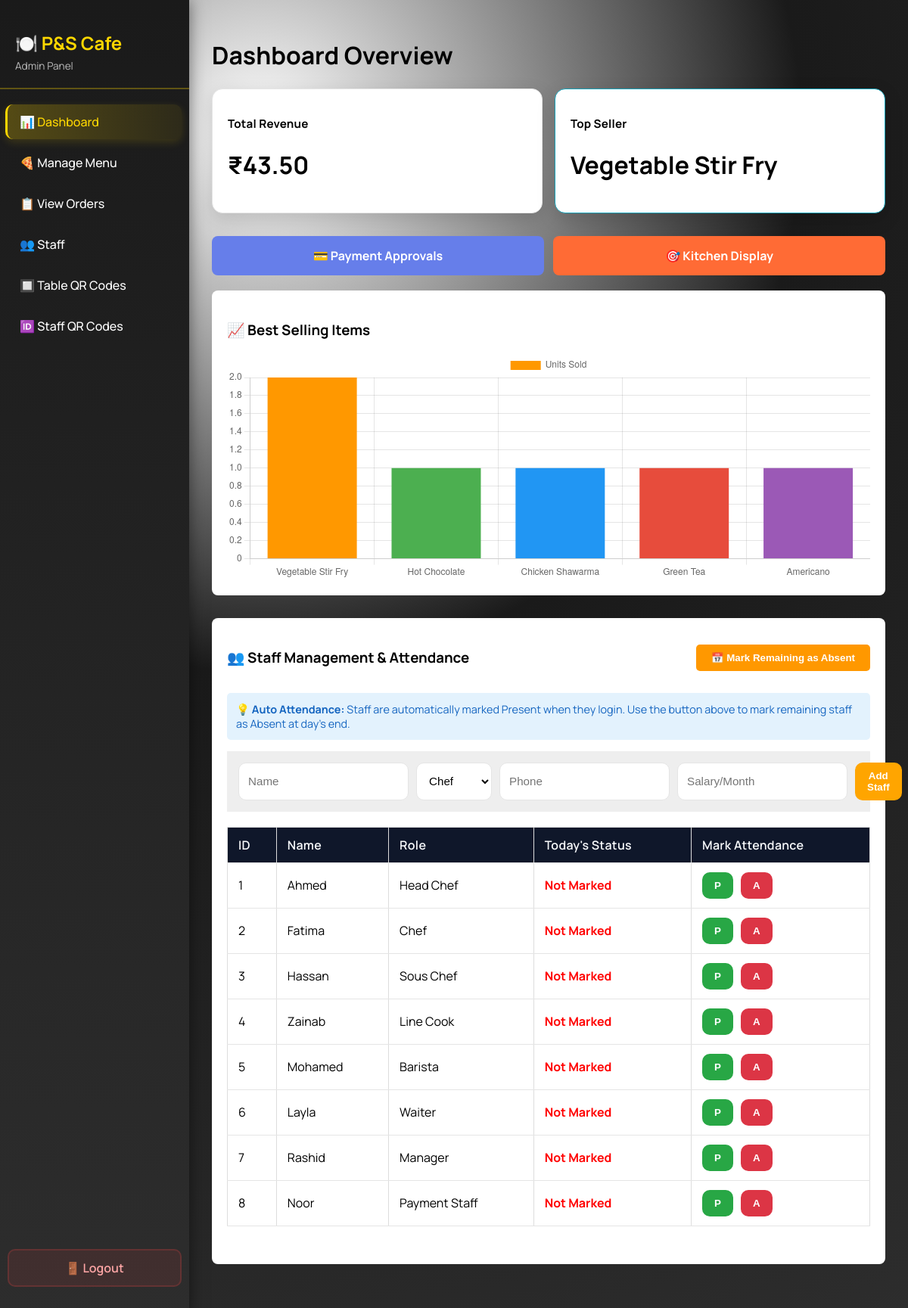
/admin/admin_dashboard.php (signed in), run on the app's committed database.
### tables this page shows
CREATE TABLE IF NOT EXISTS staff (
    staff_id INT AUTO_INCREMENT PRIMARY KEY,
    name VARCHAR(100) NOT NULL,
    phone VARCHAR(20) UNIQUE NOT NULL,
    role VARCHAR(50),
    salary DECIMAL(10,2),
    salary_per_day DECIMAL(10,2),
    join_date DATE,
    created_at TIMESTAMP DEFAULT CURRENT_TIMESTAMP
);

### admin/admin_dashboard.php (the view, shortened to what this page needs)
<?php
include '../includes/db_connect.php';
$rev_res = $conn->query("SELECT SUM(total_amount) as total FROM orders WHERE payment_status='Paid'");
$total_revenue = $rev_res->fetch_assoc()['total'];
$top_items = $conn->query("SELECT m.name, COUNT(oi.item_id) as count FROM order_items oi JOIN menu_items m ON oi.item_id = m.item_id GROUP BY oi.item_id ORDER BY count DESC LIMIT 5");
$item_names = [];
$item_counts = [];
while($row = $top_items->fetch_assoc()) {
    $item_names[] = $row['name'];
    $item_counts[] = $row['count'];
}
?>
<!DOCTYPE html>
<html lang="en">
<head>
    <link rel="stylesheet" href="admin_styles.css">
</head>
<body class="admin-ui">
    <div class="sidebar">
        <div class="logo">
            <h2>🍽️ P&S Cafe</h2>
            <p>Admin Panel</p>
        </div>
        <nav>
            <a href="admin_dashboard.php" class="active">📊 Dashboard</a>
            <a href="manage_menu.php">🍕 Manage Menu</a>
            <a href="view_orders.php">📋 View Orders</a>
            <a href="staff_management.php">👥 Staff</a>
            <a href="generate_qr.php">🔲 Table QR Codes</a>
            <a href="generate_staff_qr.php">🆔 Staff QR Codes</a>
        </nav>
        <a href="../logout.php" class="logout-link">🚪 Logout</a>
    </div>
    <div class="content">
        <h1>Dashboard Overview</h1>
        <div class="stats-grid">
            <div class="stat-card">
                <h3>Total Revenue</h3>
                <h1>₹<?php echo $total_revenue ? $total_revenue : '0'; ?></h1>
            </div>
            <div class="stat-card" style="border-color: #17a2b8;">
                <h3>Top Seller</h3>
                <h1><?php echo !empty($item_names) ? $item_names[0] : 'N/A'; ?></h1>
            </div>
        </div>
        <div style="margin: 20px 0; display: grid; grid-template-columns: repeat(auto-fit, minmax(200px, 1fr)); gap: 12px;">
            <a href="../staff/payment_approval.php" style="background: #667eea; color: white; padding: 15px; text-align: center; border-radius: 8px; text-decoration: none; font-weight: bold; transition: all 0.3s;">
                💳 Payment Approvals
            </a>
            <a href="../kitchen_display_system.php" style="background: #ff6b35; color: white; padding: 15px; text-align: center; border-radius: 8px; text-decoration: none; font-weight: bold; transition: all 0.3s;" target="_blank">
                🎯 Kitchen Display
            </a>
        </div>
        <div style="background:white; padding:20px; border-radius:8px; margin-bottom:30px;">
            <h3>📈 Best Selling Items</h3>
            <canvas id="salesChart" style="max-height: 300px;"></canvas>
        </div>
        <div style="background:white; padding:20px; border-radius:8px;">
            <div style="display:flex; justify-content:space-between; align-items:center; margin-bottom:15px;">
                <h3>👥 Staff Management & Attendance</h3>
                <form method="POST" style="display:inline;">
                    <button type="submit" name="mark_all_absent"
                            onclick="return confirm('This will mark all staff without today\'s attendance as Absent. Continue?');"
                            style="background:#ff9800; color:white; padding:10px 20px; border:none; border-radius:5px; cursor:pointer; font-weight:bold;">
                        📅 Mark Remaining as Absent
                    </button>
                </form>
            </div>
            <div style="background:#e3f2fd; padding:12px; border-radius:5px; margin-bottom:15px; font-size:0.9em; color:#1565c0;">
                💡 <strong>Auto Attendance:</strong> Staff are automatically marked Present when they login. Use the button above to mark remaining staff as Absent at day's end.
            </div>
            <form method="POST" class="form-inline" style="margin-bottom:20px; background:#eee; padding:15px;">
                <input type="text" name="name" placeholder="Name" required>
                <select name="role"><option>Chef</option><option>Waiter</option><option>Cleaner</option></select>
                <input type="text" name="phone" placeholder="Phone" required>
                <input type="number" name="salary" placeholder="Salary/Month" required>
                <button type="submit" name="add_staff">Add Staff</button>
            </form>
            <table>
                <thead>
                    <tr>
                        <th>ID</th>
                        <th>Name</th>
                        <th>Role</th>
                        <th>Today's Status</th>
                        <th>Mark Attendance</th>
                    </tr>
                </thead>
                <tbody>
                    <?php
                    $staff_res = $conn->query("SELECT s.*, a.status as today_status FROM staff s LEFT JOIN attendance a ON s.staff_id = a.staff_id AND a.date = CURDATE()");
                    while($s = $staff_res->fetch_assoc()):
                    ?>
                    <tr>
                        <td><?php echo $s['staff_id']; ?></td>
                        <td><?php echo $s['name']; ?></td>
                        <td><?php echo $s['role']; ?></td>
                        <td style="font-weight:bold; color: <?php echo ($s['today_status']=='Present')?'green':'red'; ?>">
                            <?php echo $s['today_status'] ? $s['today_status'] : 'Not Marked'; ?>
                        </td>
                        <td>
                            <form method="POST" class="form-inline">
                                <button type="submit" name="mark_attendance" value="Present" style="background:#28a745;">P</button>
                                <button type="submit" name="mark_attendance" value="Absent" style="background:#dc3545;">A</button>
                            </form>
                        </td>
                    </tr>
                    <?php endwhile; ?>
                </tbody>
            </table>
        </div>
    </div>
    <script>
        const ctx = document.getElementById('salesChart').getContext('2d');
        new Chart(ctx, {
            type: 'bar',
            data: {
                labels: <?php echo json_encode($item_names); ?>,
                datasets: [{
                    label: 'Units Sold',
                    data: <?php echo json_encode($item_counts); ?>,
                    backgroundColor: ['#ff9800', '#4caf50', '#2196f3', '#e74c3c', '#9b59b6']
                }]
            }
        });
    </script>
</body>
</html>

### admin/admin_styles.css (style rules this page uses)
:root { --bg: #1a1a1a; --bg-accent: #2d2d2d; --panel: #ffffff; --panel-2: #f5f5f5; --ink: #000000; --muted: #666666; --accent: #FFD700; --accent-2: #FFA500; --border: #e5e5e5; --shadow: 0 8px 24px rgba(0, 0, 0, 0.15); }
body.admin-ui { font-family: 'Manrope', sans-serif; background: #1a1a1a; color: var(--ink); margin: 0; padding: 0; height: 100vh; overflow: hidden; display: grid; grid-template-columns: 250px 1fr; grid-template-rows: 1fr; }
.admin-ui a { color: inherit; }
.admin-ui .header, .admin-ui .container, .admin-ui .card, .admin-ui .payment-container, .admin-ui .stats-grid .stat-card, .admin-ui .login-box, .admin-ui .qr-card, .admin-ui .filters { background: var(--panel); box-shadow: var(--shadow); border: 1px solid var(--border); border-radius: 14px; }
.admin-ui h1, .admin-ui h2, .admin-ui h3 { color: var(--ink); }
.admin-ui .stats-grid { gap: 16px; }
.admin-ui .stat-card { border-left: 6px solid var(--accent-2); }
.admin-ui .stat-card h3 { color: var(--muted); font-size: 0.95em; letter-spacing: 0.2px; }
.admin-ui .stat-card h1, .admin-ui .stat-card h3:first-child { color: var(--ink); }
.admin-ui table { width: 100%; border-collapse: collapse; overflow: hidden; background: var(--panel); }
.admin-ui th { background: #0f172a; color: #f8fafc; font-weight: 600; letter-spacing: 0.3px; }
.admin-ui th, .admin-ui td { padding: 12px 14px; border-bottom: 1px solid var(--border); }
.admin-ui input, .admin-ui select, .admin-ui textarea { border: 1px solid var(--border); border-radius: 10px; padding: 10px 12px; background: #fff; font-size: 0.95em; }
.admin-ui .btn, .admin-ui button, .admin-ui .menu-item, .admin-ui .top-link { border-radius: 10px; }
.admin-ui .btn, .admin-ui button { background: var(--accent-2); color: white; border: none; padding: 10px 16px; font-weight: 600; cursor: pointer; transition: transform 0.2s ease, box-shadow 0.2s ease, background 0.2s ease; }
.admin-ui .sidebar { background: linear-gradient(180deg, #1a1a1a 0%, #2d2d2d 100%); color: #ffffff; box-shadow: 0 0 20px rgba(0, 0, 0, 0.5); display: flex; flex-direction: column; padding: 20px 0; height: 100vh; overflow-y: auto; grid-column: 1; grid-row: 1; position: relative; }
.admin-ui .sidebar .logo { padding: 20px; border-bottom: 2px solid rgba(255, 215, 0, 0.3); margin-bottom: 20px; }
.admin-ui .sidebar h2 { color: #FFD700; margin: 0 0 5px 0; font-size: 1.5em; font-weight: 700; }
.admin-ui .sidebar .logo p { margin: 0; font-size: 0.85em; opacity: 0.7; }
.admin-ui .sidebar nav { display: flex; flex-direction: column; gap: 8px; padding: 0 10px; flex: 1; }
.admin-ui .sidebar nav a { padding: 12px 16px; border-radius: 10px; color: #ffffff; text-decoration: none; font-weight: 500; transition: all 0.2s ease; display: flex; align-items: center; gap: 10px; border-left: 3px solid transparent; margin-left: -3px; }
.admin-ui .sidebar nav a.active { background: linear-gradient(90deg, rgba(255, 215, 0, 0.25) 0%, rgba(255, 215, 0, 0.08) 100%); color: #FFD700; border-left-color: #FFD700; box-shadow: 0 4px 12px rgba(255, 215, 0, 0.15); }
.admin-ui .sidebar .logout-link { margin-top: auto; margin-bottom: 20px; margin-left: 10px; margin-right: 10px; padding: 12px 16px; border-radius: 10px; background: rgba(239, 68, 68, 0.1); color: #fca5a5; text-decoration: none; font-weight: 600; transition: all 0.2s ease; display: flex; align-items: center; justify-content: center; border: 2px solid rgba(239, 68, 68, 0.2); }
.admin-ui .content { grid-column: 2; grid-row: 1; overflow-y: auto; padding: 30px; background: radial-gradient(circle at 10% 10%, #ffffff 0%, var(--bg) 40%, var(--bg-accent) 100%); }

### admin/admin_dashboard.php (style rules this page uses)
.stats-grid { display: flex; gap: 20px; margin-bottom: 30px; }
.stat-card { flex: 1; background: white; padding: 20px; border-radius: 8px; box-shadow: 0 2px 5px rgba(0,0,0,0.1); border-left: 5px solid #28a745; }
table { width: 100%; border-collapse: collapse; background: white; margin-bottom: 30px; }
th, td { padding: 12px; border: 1px solid #ddd; text-align: left; }
th { background: #343a40; color: white; }
.form-inline { display: flex; gap: 10px; }
input, select { padding: 8px; border: 1px solid #ddd; border-radius: 4px; }
button { padding: 8px 15px; background: #007bff; color: white; border: none; cursor: pointer; }

### data on the page
staff: staff_id "1", name "Ahmed", role "Head Chef"
staff: staff_id "2", name "Fatima", role "Chef"
staff: staff_id "3", name "Hassan", role "Sous Chef"
staff: staff_id "4", name "Zainab", role "Line Cook"
staff: staff_id "5", name "Mohamed", role "Barista"
staff: staff_id "6", name "Layla", role "Waiter"
staff: staff_id "7", name "Rashid", role "Manager"
staff: staff_id "8", name "Noor", role "Payment Staff"

### other printed values
$total_revenue "43.50"
$item_names[0] "Vegetable Stir Fry"
chart data {{ json_encode($item_names) }} ["Vegetable Stir Fry","Hot Chocolate","Chicken Shawarma","Green Tea","Americano"]
chart data {{ json_encode($item_counts) }} ["2","1","1","1","1"]
